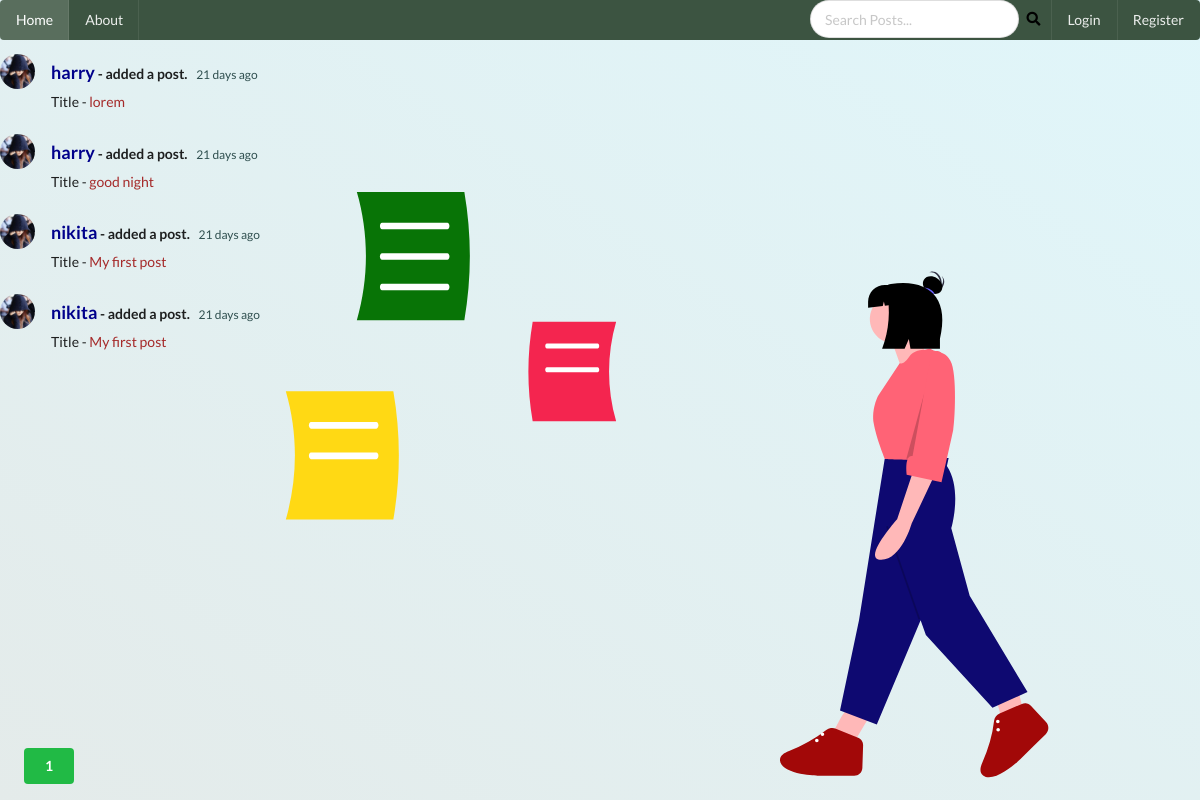
/home, run on an earlier commit of the app's database.
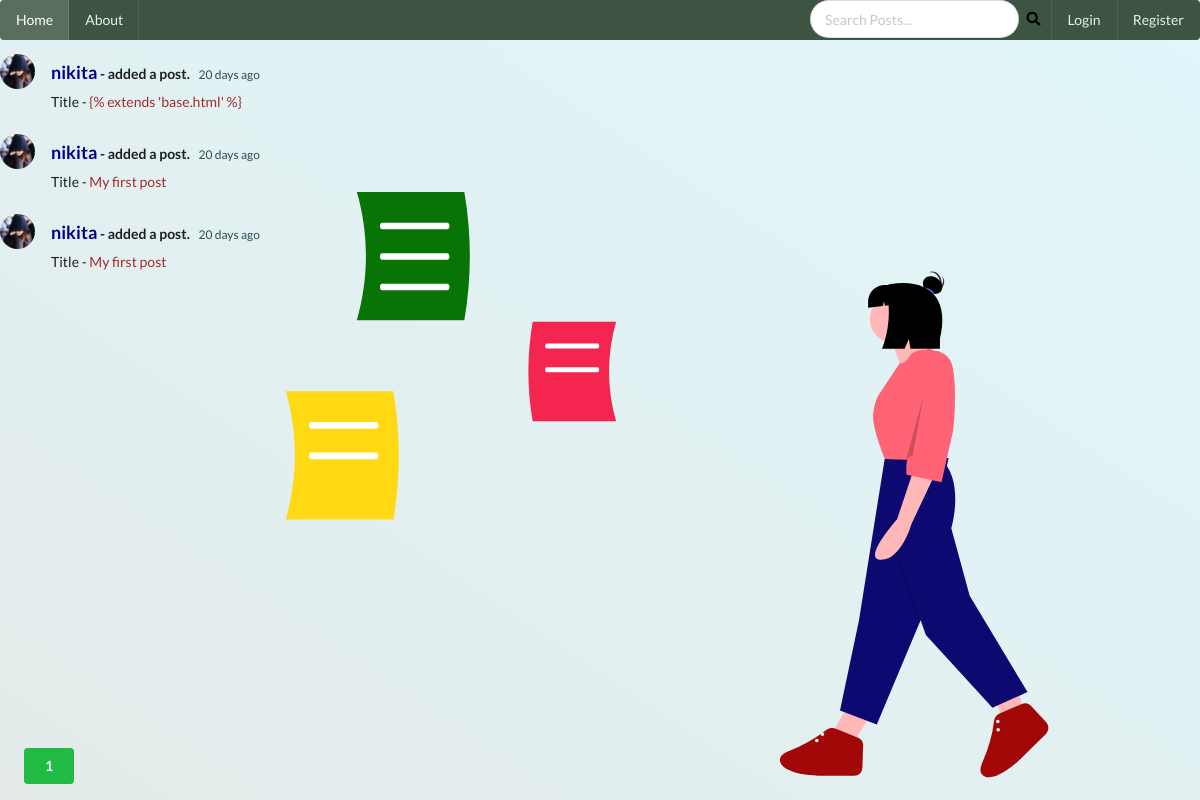
And on a later commit of the database.
### social_media/models.py (models this page shows, shortened)
class Post(db.Model):
    __searchable__=['content']
    id = db.Column(db.Integer, primary_key = True)
    title = db.Column(db.String(100),nullable=False)
    date_posted = db.Column(db.DateTime, nullable=False, default = datetime.utcnow)
    content = db.Column(db.Text, nullable = False)
    user_id = db.Column(db.Integer, db.ForeignKey('user.id'), nullable=False)
    comments = db.relationship('Comment', backref = 'article', lazy = True, cascade="all,delete")

class User(db.Model, UserMixin):
    id = db.Column(db.Integer, primary_key = True)
    username = db.Column(db.String(20), nullable = False, unique = True)
    email = db.Column(db.String(50), nullable = False, unique = True)
    image_file =db.Column(db.String(20), nullable = False, default = 'default.jpg')
    password = db.Column(db.String(60), nullable = False)
    posts = db.relationship("Post", backref ='author', lazy = True,cascade="all,delete")
    last_seen = db.Column(db.DateTime, default = datetime.utcnow)
    followed = db.relationship(
        'User', secondary = followers,
        primaryjoin = (followers.c.follower_id == id),
        secondaryjoin = (followers.c.followed_id == id),
        backref = db.backref('followers', lazy ='dynamic'), lazy = 'dynamic')

### social_media/main/routes.py (the view)
@main.route('/')
@main.route('/home')
def home():
    page = request.args.get('page', 1, type= int)
    q = request.args.get('q')
    if q:
        posts = Post.query.filter(Post.title.contains(q) | Post.content.contains(q)).order_by(Post.date_posted.desc()).paginate(page = page, per_page=7)
    else:
        posts = Post.query.order_by(Post.date_posted.desc()).paginate(page = page, per_page=7)
    return render_template('home.html',posts = posts)

### social_media/main/routes.py (called while the page is built)
@main.before_request
def before_request():
    if current_user.is_authenticated:
        current_user.last_seen = datetime.utcnow()
        db.session.commit()

### social_media/templates/home.html (shortened to what this page needs)
{% extends 'base.html' %}
{% block content %}
<div class="pic2" style="position: absolute; right: 2%; bottom: 2%;">
</div>
    {% for post in posts.items %}
      <div class="ui feed">
        <div class="event">
          <div class="label">
            <img src="{{ url_for('static', filename = 'profile/' + post.author.image_file) }}">
          </div>
          <div class="content">
            <div class="summary">
              <a class="user" href="{{ url_for('users.user_posts_info',username = post.author.username ) }}" >
               <h3 style="color: darkblue;"> {{ post.author.username }}</h3>
              </a>   - added a post.
              <div class="date" style="color: darkslategrey;">
                {{ moment(post.date_posted).fromNow() }}
              </div>
            </div>
            <div class="extra text">
             Title - <a href="{{ url_for('posts.post', post_id = post.id) }}" style="color: brown;" target="_blank"> {{ post.title }}</a>
            </div>
          </div>
        </div>
    {% endfor %}
<div class="page" style="position: absolute; left: 2%; bottom: 2%;">
{% for page_num in posts.iter_pages(left_edge =1, right_edge=1, left_current =1,right_current =2) %}
{% if page_num %}
{% if posts.page == page_num %}
<a href="{{ url_for('main.home',page = page_num) }}"><button class="ui green button">
  {{ page_num }}
</button>
</a>
{% else %}
<a href="{{ url_for('main.home',page = page_num) }}"><button class="ui blue basic button">
  {{ page_num }}
</button>
</a>
{% endif %}
{% else %}
    ...
{% endif %}
{% endfor %}
</div>
{% endblock %}

What changed in the data, as far as the page shows it:
removed Post: image_file (placeholder picture), author.username "harry", date_posted "21 days ago", title "lorem"
removed Post: image_file (placeholder picture), author.username "harry", date_posted "21 days ago", title "good night"
added Post: image_file (placeholder picture), author.username "nikita", date_posted "20 days ago", title "{% extends 'base.html' %}"
changed Post (number 2 of 3 on the later page): date_posted "21 days ago" → "20 days ago"
changed Post (number 3 of 3 on the later page): date_posted "21 days ago" → "20 days ago"
